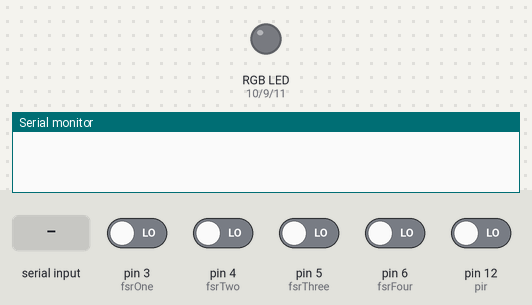
This sketch was run on a simulated Arduino Uno, built with avr-gcc and run on an emulated ATmega328P. On the bench: an RGB LED mixed from three pins (HIGH = lit), the last lines printed to the serial monitor. Inputs (shaded band) come from the test bench; at power-on: pin 3 (fsrOne), pin 4 (fsrTwo), pin 5 (fsrThree), pin 6 (fsrFour), pin 12 (pir) LOW.

Above: at 1.3 s.
1.4 s: pin 12 (pir) driven HIGH
At 1.8 s:
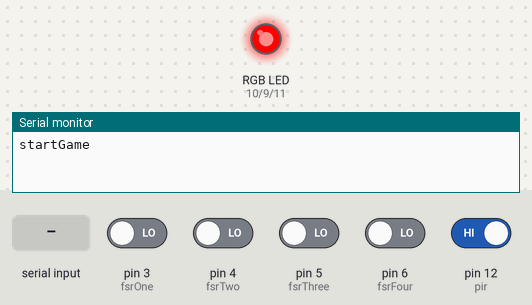
3.0 s: "1" received over Serial
At 4.2 s:
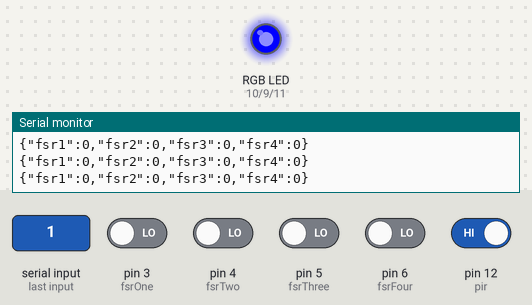
Timing chart, 0 to 6.0 s (numbered marks = the images above; inputs shaded):
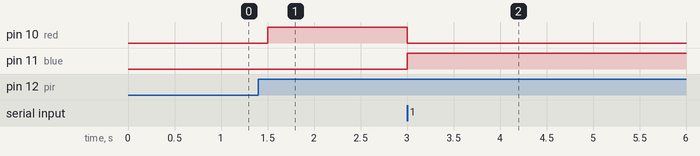

The sketch:

brainControl_v2.ino
```cpp
#define fsrOne 3
#define fsrTwo 4
#define fsrThree 5
#define fsrFour 6
#define pir 12
#define blue 11
#define red 10
#define green 9

int fsr1 = 0;
int fsr2 = 0;
int fsr3 = 0;
int fsr4 = 0;
bool playing = false;
bool called = false;
int pirState = LOW;
int pirSensor = 0;
bool p5loaded = false;
String jsonString = "";
unsigned long gameTime;

void setup() {
  Serial.begin(9600);
  pinMode(fsrOne, INPUT);
  pinMode(fsrTwo, INPUT);
  pinMode(fsrThree, INPUT);
  pinMode(fsrFour, INPUT);
  pinMode(pir, INPUT);
  gameTime = millis();
  delay(100);
}

void loop() {

    pirSensor = digitalRead(pir);

    if (millis() - gameTime > 120000) {
      playing = false;
    }

    checkIfStarted();

    if (playing){
      lightUpRGB(0,0,255);
      fsr1 = digitalRead(fsrOne);
      fsr2 = digitalRead(fsrTwo);
      fsr3 = digitalRead(fsrThree);
      fsr4 = digitalRead(fsrFour);

      if (fsr1 || fsr2 || fsr3 || fsr4){
        gameTime = millis();
      }

      jsonString = "{\"fsr1\":"+String(fsr1)+",\"fsr2\":"+String(fsr2)+",\"fsr3\":"+String(fsr3)+",\"fsr4\":"+String(fsr4)+"}";
      Serial.println(jsonString);
    }

  delay(100);
}

void checkIfStarted(){

  if (pirSensor && !playing && !called){
     // Send request to p5
     called = true;
     Serial.println("startGame");

  } else if (called && !playing) {
     // received confirmation from p5
     lightUpRGB(255,0,0);
     if (Serial.available() > 0){
       playing = Serial.read();
       if (playing == "1"){
         gameTime = millis();
       }

       called = false;
     }
  }

}

void lightUpRGB(byte r,byte g,byte b){
  analogWrite(red, r);
  analogWrite(green, g);
  analogWrite(blue, b);
}
```

Measured:
- after the input at 1.4 s, pin 10 (red): LOW → HIGH after 0.10 s
- after the input at 3.0 s, pin 10 (red): HIGH → LOW at once; pin 11 (blue): LOW → HIGH at once
